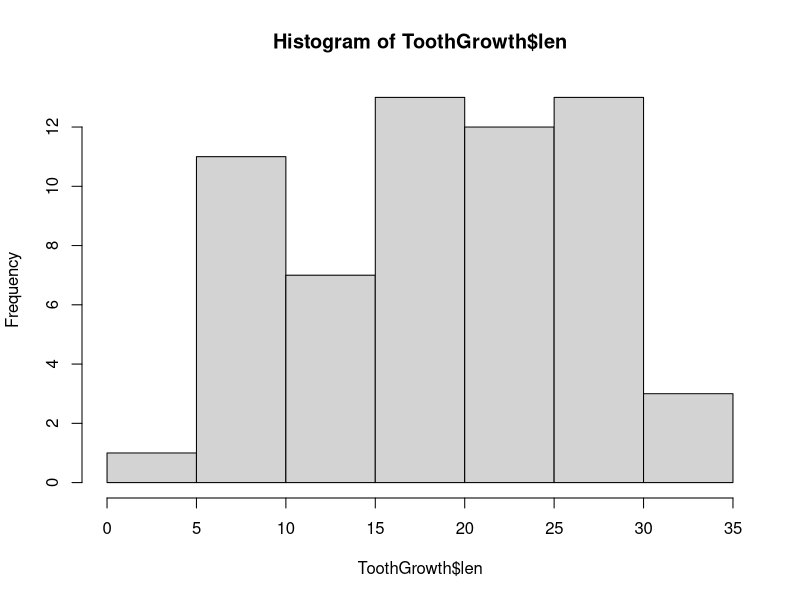
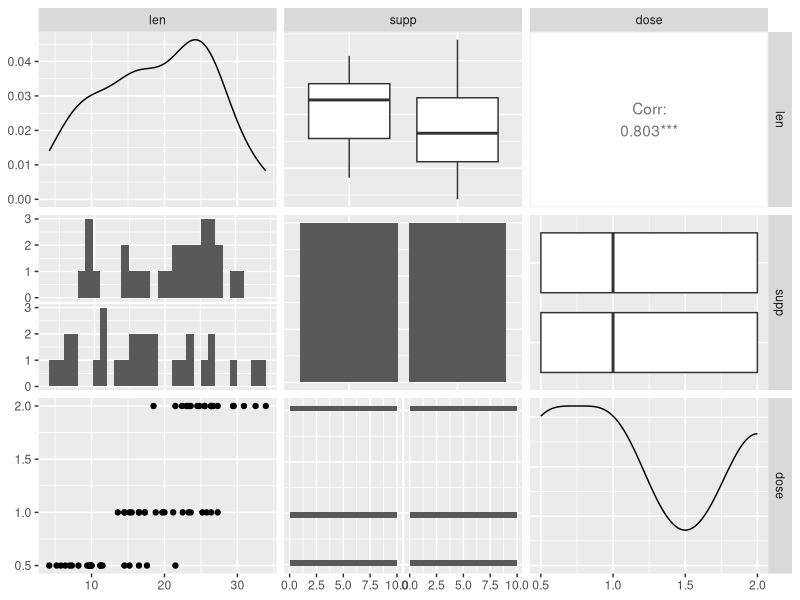
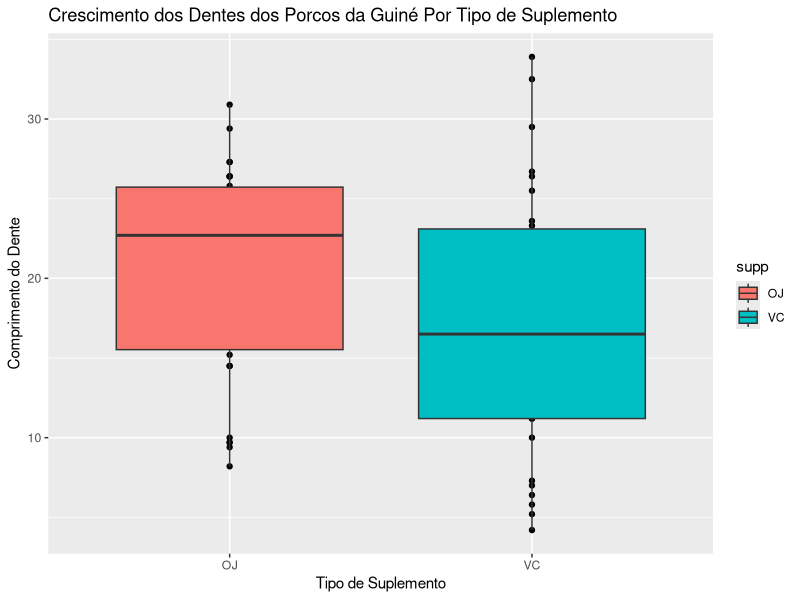

R code for these plots, in order:
# Estatística na Prática 5 - O Que Fazer Quando a Suposição do Teste Estatístico Não é Satisfeita?

# Leia os manuais em pdf no Capítulo 12 do curso.

# Há diferença significativa no crescimento dos dentes de acordo com o tipo de suplemento
# usado nos Porcos da Guiné?

# Imports (criação de gráficos)
library(ggplot2)
library(GGally)

# Compreendendo o dataset
?ToothGrowth

# Carregando o dataset
data("ToothGrowth")
str(ToothGrowth)
View(ToothGrowth)
summary(ToothGrowth)

# Histograma da variável len (comprimento dos dentes)
hist(ToothGrowth$len)

# GGPairs (perplot)
?ggpairs
ggpairs(ToothGrowth)

# Boxplots por tipo de suplemento
qplot(supp,
      len,
      data = ToothGrowth, 
      main = "Crescimento dos Dentes dos Porcos da Guiné Por Tipo de Suplemento",
      xlab = "Tipo de Suplemento", 
      ylab = "Comprimento do Dente") + 
  geom_boxplot(aes(fill = supp))

# Analisando os boxplots parece haver uma diferença no crescimento dos dentes, associada ao
# tipo de suplemento. Precisamos validar.

# Há diferença significativa no crescimento dos dentes de acordo com o tipo de suplemento
# usado nos Porcos da Guiné?

# Solução 1: Aplicar um Teste t de amostras independentes a fim de verificar se os tipos 
# de suplementos tem impacto no crescimento dos dentes dos animais. Hipóteses para o Teste t:

# H0 (Hipótese Nula) – Não há diferença significativa entre as médias dos 2 grupos 
# (logo o tipo de suplemento não tem impacto no crescimento dos dentes)
# H1 (Hipótese Alternativa) – Há diferença significativa entre as médias dos 2 grupos 
# (logo o tipo de suplemento tem impacto no crescimento dos dentes)

# Para aplicar o Teste t primeiro precisamos validar as 5 suposições do Teste.

# 1- Os dados são aleatórios e representativos da população.
# 2- A variável dependente é contínua.
# 3- Ambos os grupos são independentes (ou seja, grupos exaustivos e excludentes).
# 4- Os resíduos do modelo são normalmente distribuídos.
# 5- A variância residual é homogênea (princípio da homocedasticidade).

# Para o nosso exemplo neste estudo de caso, iremos considerar como verdadeiras as 
# suposições de 1 a 3 e validaremos as suposições 4 e 5. Para a suposição 4 usaremos 
# o Teste de Shapiro-Wilk e para a suposição 5 usaremos o Teste F.

# Validamos primeiro a suposição 5 usando o Teste F

# H0 = As médias de dados extraídos de uma população normalmente distribuída tem a mesma variância.
# H1 = As médias de dados extraídos de uma população normalmente distribuída não tem a mesma variância.
? var.test
var.test(len ~ supp, data = ToothGrowth)

# O valor-p é maior que 0.05. Falhamos em rejeitar a H0.
# Não há diferença significativa entre as variâncias dos 2 grupos.

# Validamos agora a suposição 4 

# Teste de Normalidade Shapiro-Wilk (este deve ser o primeiro teste,
#para que eu saiba se os dados estão normalmente distribuídos)
# H0: Os dados são normalmente distribuídos
# H1: Os dados não são normalmente distribuídos
?shapiro.test
shapiro.test(ToothGrowth$len[ToothGrowth$supp == 'OJ']) 
shapiro.test(ToothGrowth$len[ToothGrowth$supp == 'VC']) 

# O valor-p do primeiro grupo é menor que 0.05. Rejeitamos a H0.
# O valor-p do segundo grupo é maior que 0.05. Falhamos em rejeitar a H0.

# Uma das suposições do Teste t não foi satisfeita e o teste não pode ser usado.

# Observe o que acontece se você aplicar o Teste t:
# H0 (Hipótese Nula) – Não há diferença significativa entre as médias dos 2 grupos
df_OJ = ToothGrowth$len[ToothGrowth$supp == 'OJ']
df_VC = ToothGrowth$len[ToothGrowth$supp == 'VC']

t.test(df_OJ, df_VC, paired = FALSE, var.equal = FALSE, conf.level = 0.95) 

# O valor-p do teste é 0.06063, logo, maior que 0.05. Falhamos em rejeitar a H0.
# Podemos concluir que os 2 grupos não tem diferença significativa.
# Ou seja, não há diferença significativa entre os tipos de suplementos aplicados para o crescimento
# dos Porcos da Guiné. Compare com o resultado do Boxplot.

# A Solução 1 não é válida para esse tipo de problema pois os dados não satisfazem 
# uma das suposições.

# Será que a dosagem do suplemento é que realmente faz diferença e não o tipo de suplemento?
# Vamos verificar!


# Solução 2: Aplicar um Teste ANOVA a fim de verificar se as dosagens dos tipos de suplementos 
# é que causam impacto no crescimento dos dentes dos animais.

# Para usar o teste ANOVA, temos as seguintes suposições principais:

# 1- Dentro de cada amostra, as observações são amostradas aleatoriamente e independentemente umas das outras.
# 2- Cada amostra de grupo é extraída de uma população normalmente distribuída.

# Consideramos a suposição 1 como verdadeira e testaremos a suposição 2.

# Dividimos os dados em 3 grupos de acordo com a dosagem do suplemento
## filtrando pel dosagem
unique(ToothGrowth$dose)
dose_0_5 = ToothGrowth$len[ToothGrowth$dose == 0.5]
dose_1_0 = ToothGrowth$len[ToothGrowth$dose == 1]
dose_2_0 = ToothGrowth$len[ToothGrowth$dose == 2]

# Teste de Normalidade Shapiro-Wilk para cada grupo
# H0: Os dados são normalmente distribuídos
# H1: Os dados não são normalmente distribuídos
shapiro.test(dose_0_5) 
shapiro.test(dose_1_0) 
shapiro.test(dose_2_0) 

# O valor-p de todos os grupos é maior que 0.05. Falhamos em rejeitar a H0.
# As 3 amostras são normalmente distribuídas.

# ANOVA
teste_anova = aov(len ~ dose, ToothGrowth)
summary(teste_anova)

# Com base nesta análise unidirecional, a dosagem tem um efeito muito significativo no 
# comprimento do dente.

# Conclusão:

# O tipo de suplemento não parece ter diferença. 
# O que faz diferença para o crescimento dos dentes dos Porcos da Guiné é a 
# dosagem do suplemento.

# Ou ainda: o tipo de suplemento pode fazer diferença dependendo da dosagem!
# Podemos validar isso com um modelo de regressão linear.
?lm
modelo_lr = lm(len ~ supp + dose, ToothGrowth)
summary(modelo_lr)






